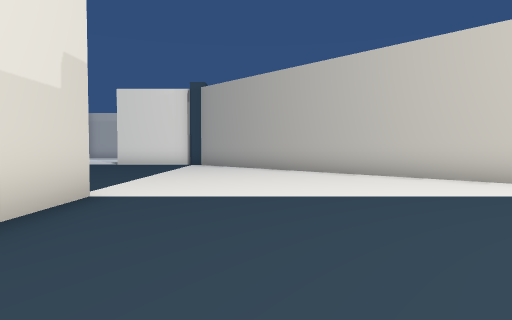
View 1 (above)

24 first-person views from a walk through a Unity game level. The camera is 1.3 m above the floor, tilts 2° down and sees 75° across. The floor is counted in squares, 2 m on a side. Each view is taken from the middle of a square. On the plan, view 1 faces up. The plan holds only what a view shows up to about 10 squares ahead; the rest is blank. The place goes on beyond the plan. The player character is not drawn. Some animated figures are not drawn. Some surface patterns are stand-ins.

View 2
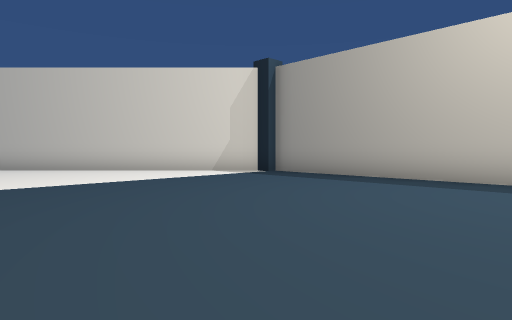

View 3
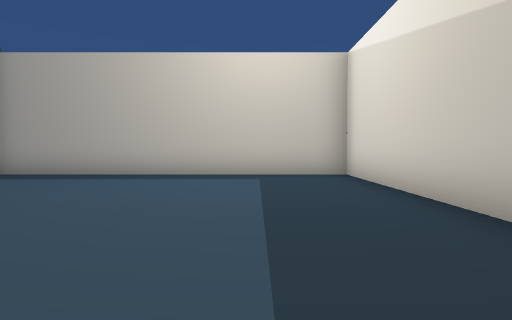

View 4
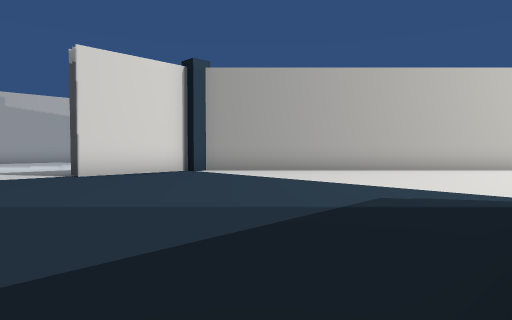

View 5
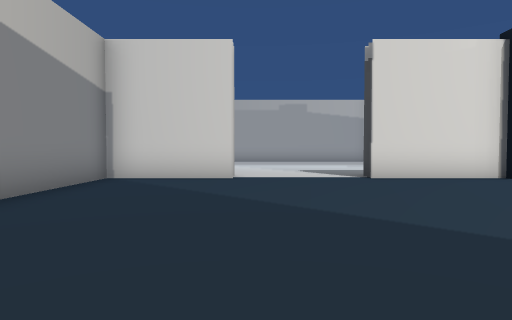

View 6
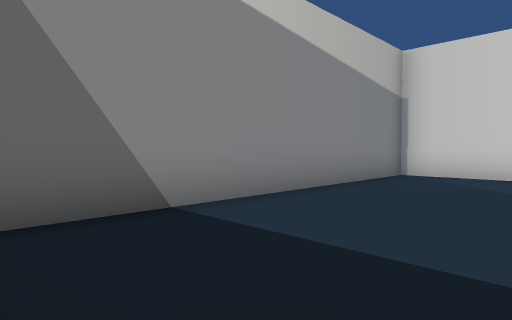

View 7
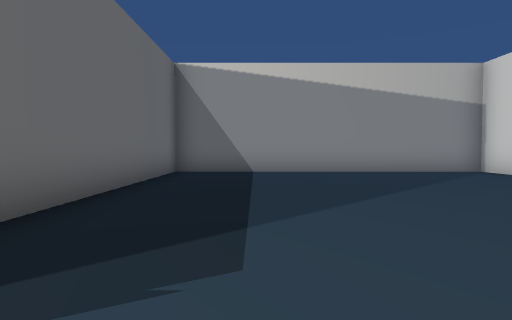

View 8
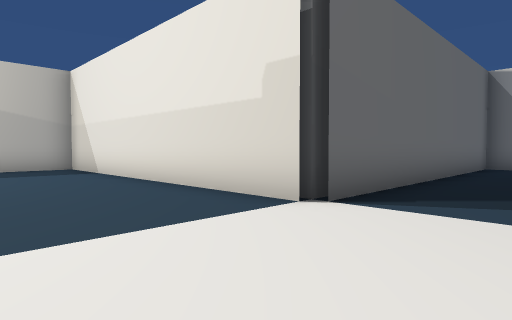

View 9
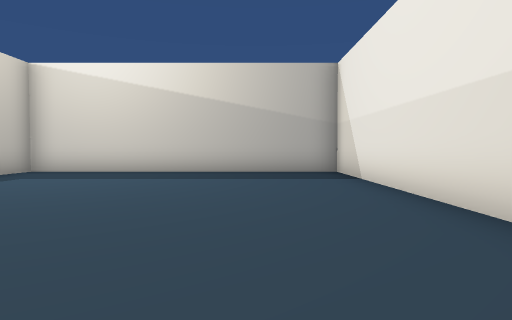

View 10
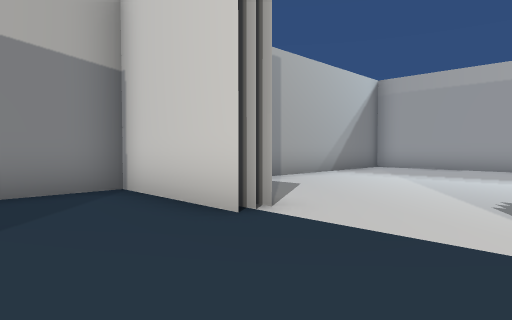

View 11
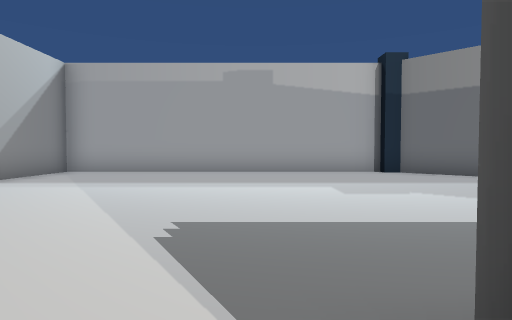

View 12
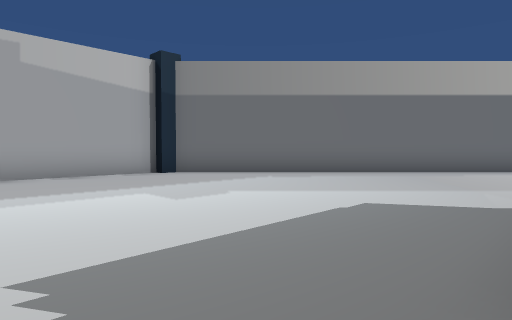

View 13
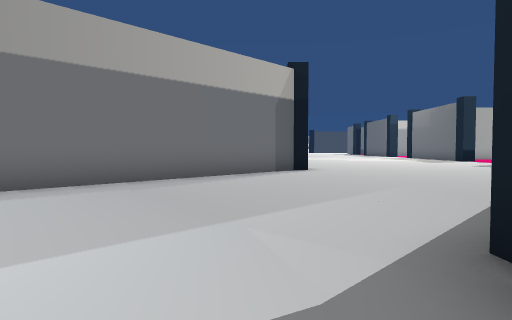

View 14
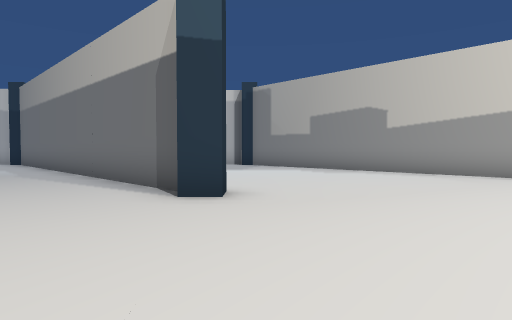

View 15
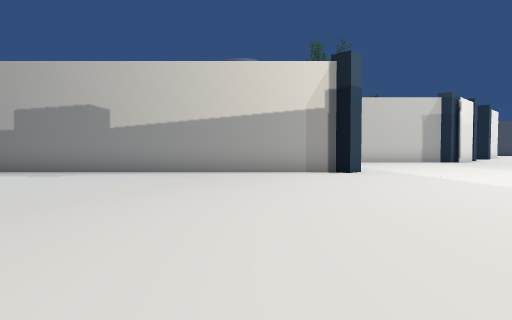

View 16
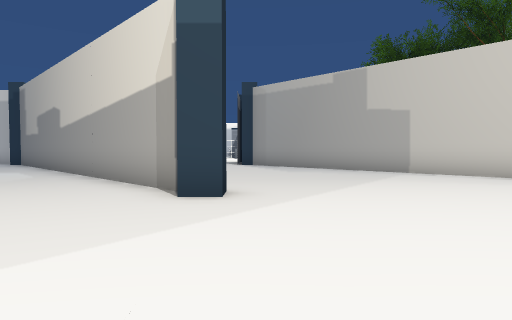

View 17
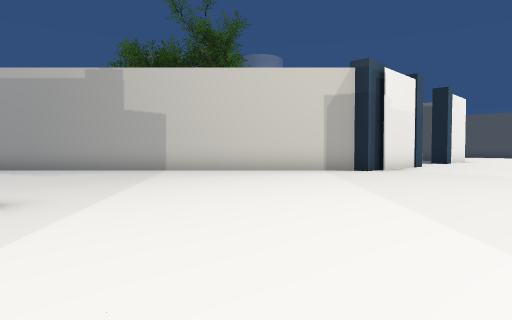

View 18
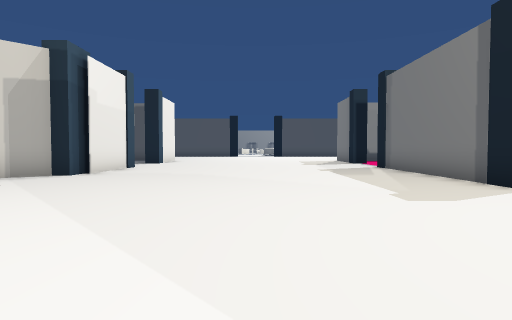

View 19
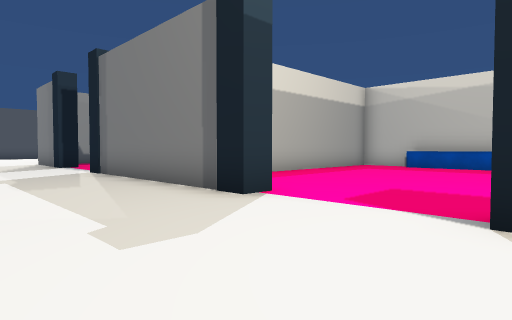

View 20
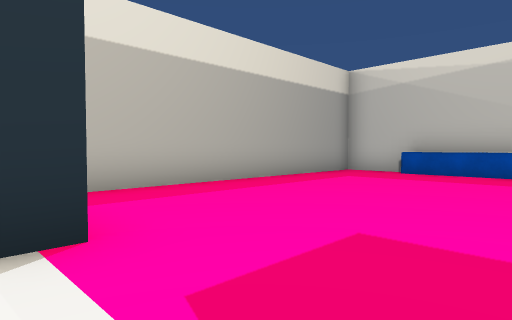

View 21
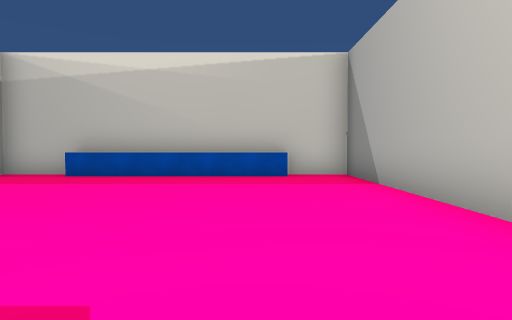

View 22
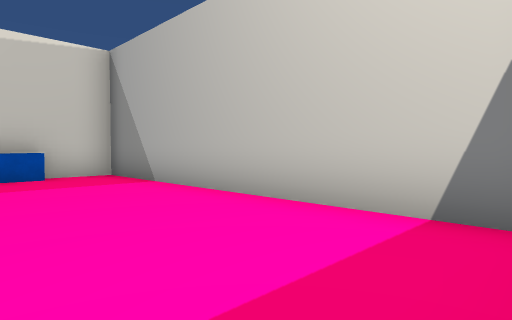

View 23
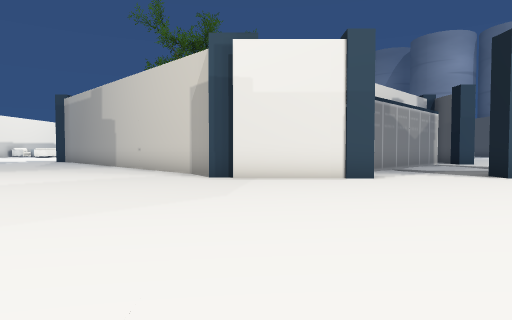

View 24
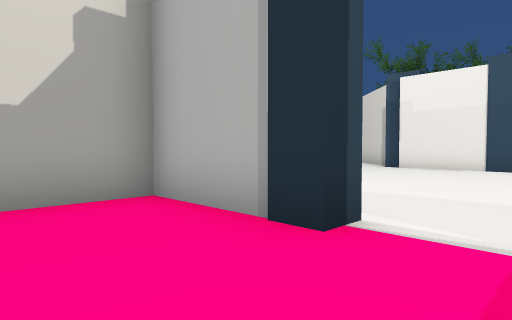

### Floor plan
Points are (right, up) in squares from view 1. A wall is a line through its corners. A room is listed if a view was taken in it or the views show most of it. See-through windows are left out.
Room 1 (views 1, 2, 3, 4, 5, 6, 7, 8, 9, 10, 11)
walls: (-3, 4.5) (-2.3, 4.5) (-2.3, -4.3) (6.3, -4.3) (6.3, 4.5); (5.4, 5.4) (-1.6, 12.5); (-2.7, 13.3) (-5.5, 13.3); (-8.5, 13.3) (-11.2, 13.3) (-11.2, 4.8) (-2.5, 4.8)
ways out: opening at (-7, 13.7) to room 2
objects: pillar (-2, 13) to (-2, 14); pillar (6, 5)
Room 2 (views 12, 13, 14, 15, 16, 17, 18, 19, 20, 21, 22, 23, 24)
walls: (14.4, 14.4) (8.4, 20.4); (15.7, 3.6) (15.7, -4.3) (24.2, -4.3) (24.2, 3.4); (5.5, 14.3) (-1.6, 21.5); (22.4, 4.8) (26.4, 4.8); (23.5, 14.4) (16.6, 21.3); (27, 13.3) (24.5, 13.3); (17.2, -3.8) (22.5, -3.8); (26.6, 4.3) (24.8, 4.3) (24.8, 2.5); (-2.7, 22.2) (-11.2, 22.2) (-11.2, 16.8)
ways out: opening at (-7, 13.7) to room 1; opening at (30, 16)
objects: pillar (-2, 22); pillar (6, 14); pillar (15, 14); pillar (24, 14); pillar (25, 14); pillar (27, 5); pillar (27, 14); pillar (30, 14)

Positions as (right, up) in squares from view 1, and headings:
1: (0, 0), facing up
2: (-1, -2), facing up-right
3: (-2, -2), facing right
4: (-8, 5), facing up-right
5: (-8, 6), facing up
6: (-8, 5), facing up-left
7: (-2, 7), facing left
8: (1, 7), facing down-left
9: (0, 5), facing down
10: (-6, 11), facing up-left
11: (-6, 13), facing up
12: (-7, 14), facing up-right
13: (-4, 15), facing right
14: (7, 9), facing up
15: (7, 9), facing up-right
16: (16, 9), facing up
17: (15, 9), facing up-right
18: (16, 9), facing right
19: (18, 8), facing down-right
20: (19, 5), facing down-right
21: (18, 4), facing down
22: (19, 4), facing down-left
23: (25, 6), facing up
24: (29, 2), facing up-left
